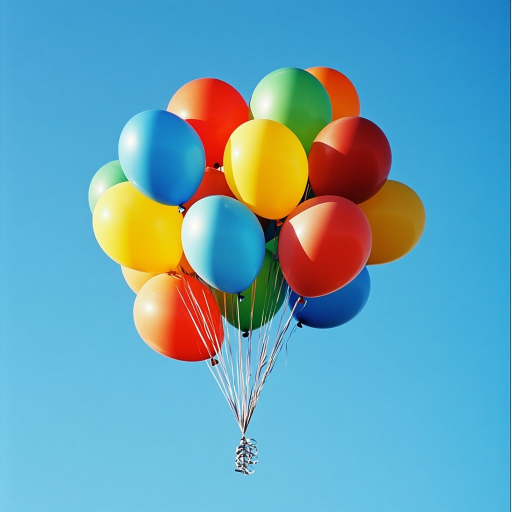
#> input picture 004/004 - PRA/004 - openCV/Imagenes/globos.jpg, 1024 x 1024 px (shown at 1/2 size); its folder holds 5 pictures in this run
$ jupyter execute --allow-errors '002 - formatos de archivos de imagen.ipynb'
#> lines starting #> are read from the running program, lines starting #| are printed output that depends on the picture
# Formatos de archivos de imagen

**Duración estimada:** 65 minutos

## Objetivo

En este cuaderno vas a comparar varios formatos habituales de imagen para entender qué conservan, qué sacrifican y por qué esa decisión importa cuando armás un pipeline de restauración.

## Resultados de aprendizaje

Al final vas a poder:

- distinguir formato de archivo, resolución y espacio de color;
- explicar la diferencia entre compresión con pérdida y sin pérdida;
- comparar tamaño y aspecto visual entre varios formatos;
- justificar qué formato conviene para original, copia de trabajo y entrega final.

[cell 1]
from pathlib import Path

import cv2
import matplotlib.pyplot as plt
import numpy as np


CARPETA_IMAGENES = Path("Imagenes")


def abrir_imagen_bgr(nombre_archivo):
    """Abre una imagen en color usando el orden BGR de OpenCV."""
#> called with nombre_archivo = 'globos.jpg'
    ruta = CARPETA_IMAGENES / nombre_archivo
    imagen_bgr = cv2.imread(str(ruta), cv2.IMREAD_COLOR)
#> imagen_bgr is the input picture: shape (1024, 1024, 3); mean B, G, R 182.5, 162.6, 102.2
    if imagen_bgr is None:
        raise FileNotFoundError(f"No pude abrir la imagen: {ruta}")
    return imagen_bgr


def abrir_imagen_rgb(nombre_archivo):
    """Abre una imagen y la convierte a RGB para mostrarla con Matplotlib."""
    imagen_bgr = abrir_imagen_bgr(nombre_archivo)
    imagen_rgb = cv2.cvtColor(imagen_bgr, cv2.COLOR_BGR2RGB)
    return imagen_rgb


def preparar_eje_imagen(eje, imagen, titulo, mapa=None):
    """Muestra una imagen conservando ejes y coordenadas visibles."""
#> called with titulo = 'Imagen base para comparar formatos'
    eje.imshow(imagen, cmap=mapa)
    eje.set_title(titulo, loc="left", fontweight="bold")
    eje.set_xlabel("x (columnas)")
    eje.set_ylabel("y (filas)")

    if imagen.ndim == 2:
        alto, ancho = imagen.shape
    else:
        alto, ancho = imagen.shape[:2]
#> alto = 1024; ancho = 1024

    paso_x = max(50, ancho // 6)
#> paso_x = 170
    paso_y = max(50, alto // 6)
#> paso_y = 170
    eje.set_xticks(np.arange(0, ancho + 1, paso_x))
    eje.set_yticks(np.arange(0, alto + 1, paso_y))
    eje.grid(color="white", alpha=0.25, linewidth=0.6)


def mostrar_una_imagen(imagen, titulo, mapa=None, tamano=(8, 6)):
    fig, eje = plt.subplots(figsize=tamano, constrained_layout=True)
    preparar_eje_imagen(eje, imagen, titulo, mapa)
    plt.show()


def mostrar_varias_imagenes(imagenes, titulos, mapas=None, tamano=(15, 5)):
    if mapas is None:
        mapas = [None] * len(imagenes)

    fig, ejes = plt.subplots(1, len(imagenes), figsize=tamano, constrained_layout=True)
    if len(imagenes) == 1:
        ejes = [ejes]

    for eje, imagen, titulo, mapa in zip(ejes, imagenes, titulos, mapas):
        preparar_eje_imagen(eje, imagen, titulo, mapa)

    plt.show()


def mostrar_histograma_gris(imagen_gris, titulo):
    histograma, bordes = np.histogram(imagen_gris.ravel(), bins=256, range=(0, 256))
    plt.figure(figsize=(9, 4))
    plt.plot(bordes[:-1], histograma, color="black")
    plt.title(titulo, loc="left", fontweight="bold")
    plt.xlabel("Intensidad")
    plt.ylabel("Cantidad de píxeles")
    plt.grid(alpha=0.3)
    plt.xlim(0, 255)
    plt.show()


def mostrar_histogramas_bgr(imagen_bgr, titulo_general):
    nombres = ["azul", "verde", "rojo"]
    colores = ["tab:blue", "tab:green", "tab:red"]
    fig, ejes = plt.subplots(1, 3, figsize=(14, 4), constrained_layout=True)

    for indice in range(3):
        histograma = cv2.calcHist([imagen_bgr], [indice], None, [256], [0, 256]).ravel()
        ejes[indice].plot(histograma, color=colores[indice])
        ejes[indice].set_title(f"Canal {nombres[indice]}", loc="left", fontweight="bold")
        ejes[indice].set_xlabel("Intensidad")
        ejes[indice].set_ylabel("Frecuencia")
        ejes[indice].grid(alpha=0.25)

    fig.suptitle(titulo_general, x=0.01, ha="left", fontweight="bold")
    plt.show()

import tempfile


imagen_bgr = abrir_imagen_bgr("globos.jpg")
imagen_rgb = cv2.cvtColor(imagen_bgr, cv2.COLOR_BGR2RGB)

mostrar_una_imagen(imagen_rgb, "Imagen base para comparar formatos")

## 1. Formato no es lo mismo que tamaño ni que color

Cuando hablamos de formato de imagen no estamos hablando de cuántos píxeles tiene una foto ni de si la vemos en RGB o en grises. El formato define **cómo se guarda** esa información.

Algunas preguntas importantes son estas:

- ¿usa compresión con pérdida o sin pérdida?
- ¿admite transparencia?
- ¿qué tan grande queda el archivo?
- ¿cuán útil resulta para archivo, edición o entrega?

[cell 2]
formatos = [
    ("jpeg_calidad_alta.jpg", [cv2.IMWRITE_JPEG_QUALITY, 95]),
    ("jpeg_calidad_baja.jpg", [cv2.IMWRITE_JPEG_QUALITY, 40]),
    ("png.png", [cv2.IMWRITE_PNG_COMPRESSION, 3]),
    ("tiff.tiff", []),
    ("bmp.bmp", []),
    ("webp.webp", [cv2.IMWRITE_WEBP_QUALITY, 80]),
]

resultados = []

#> (the rest of this cell did not finish here and is left out)

**Lectura rápida de la tabla**

- `JPEG` suele dar archivos livianos, pero lo hace descartando información.
- `PNG` y `TIFF` conservan mejor la imagen, aunque pesan más.
- `BMP` ayuda a entender almacenamiento simple, pero rara vez es la mejor decisión práctica.
- `WebP` puede ser interesante si el flujo de trabajo lo soporta bien.

[cell 3]
def recorte_central(imagen, alto=260, ancho=260):
    inicio_y = imagen.shape[0] // 2 - alto // 2
    inicio_x = imagen.shape[1] // 2 - ancho // 2
    fin_y = inicio_y + alto
    fin_x = inicio_x + ancho
    return imagen[inicio_y:fin_y, inicio_x:fin_x]


with tempfile.TemporaryDirectory() as carpeta_temporal:
    carpeta_temporal = Path(carpeta_temporal)

    ruta_jpeg_alta = carpeta_temporal / "alta.jpg"
    ruta_jpeg_baja = carpeta_temporal / "baja.jpg"
    ruta_png = carpeta_temporal / "sin_perdida.png"

    cv2.imwrite(str(ruta_jpeg_alta), imagen_bgr, [cv2.IMWRITE_JPEG_QUALITY, 95])
    cv2.imwrite(str(ruta_jpeg_baja), imagen_bgr, [cv2.IMWRITE_JPEG_QUALITY, 30])
    cv2.imwrite(str(ruta_png), imagen_bgr)

    jpeg_alta_rgb = cv2.cvtColor(cv2.imread(str(ruta_jpeg_alta)), cv2.COLOR_BGR2RGB)
    jpeg_baja_rgb = cv2.cvtColor(cv2.imread(str(ruta_jpeg_baja)), cv2.COLOR_BGR2RGB)
    png_rgb = cv2.cvtColor(cv2.imread(str(ruta_png)), cv2.COLOR_BGR2RGB)

    mostrar_varias_imagenes(
        [
            recorte_central(imagen_rgb),
            recorte_central(jpeg_alta_rgb),
            recorte_central(jpeg_baja_rgb),
            recorte_central(png_rgb),
        ],
        [
            "Original",
            "JPEG calidad alta",
            "JPEG calidad baja",
            "PNG",
        ],
        tamano=(18, 5),
    )
#> in recorte_central, `return imagen[inicio_y:fin_y, inicio_x:fin_x]`:
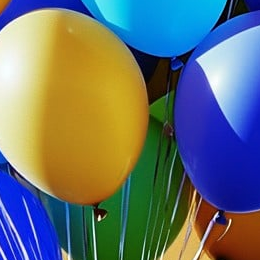
#> returned value: shape (260, 260, 3); mean of channels 0, 1, 2 112, 113.4, 102.4; drawn as B, G, R
#> call 3 of recorte_central, with alto = 260, ancho = 260
#> in recorte_central (call 3), `return imagen[inicio_y:fin_y, inicio_x:fin_x]`:
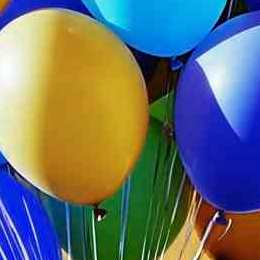
#> returned value: shape (260, 260, 3); mean of channels 0, 1, 2 112.1, 113.4, 102.9; drawn as B, G, R
#> in mostrar_varias_imagenes, `mapas = [None] * len(imagenes)`: mapas = 4 items
#> the loop in mostrar_varias_imagenes, `for eje, imagen, titulo, mapa in zip(ejes, imagenes, titulos, mapas):` made 4 passes
#> titulo on passes 1 to 4: 'Original', 'JPEG calidad alta', 'JPEG calidad baja', 'PNG'
#> in mostrar_varias_imagenes, `plt.show()`:
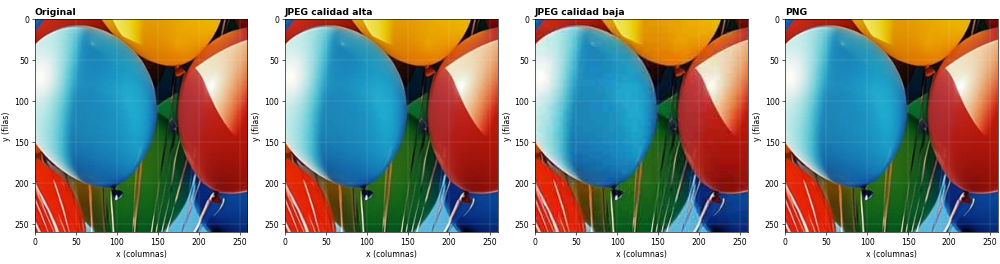
#> figure drawn by matplotlib, 4 panels

[cell 4]
with tempfile.TemporaryDirectory() as carpeta_temporal:
    carpeta_temporal = Path(carpeta_temporal)
    imagen_actual = imagen_bgr.copy()

    for numero_guardado in range(8):
        ruta_archivo = carpeta_temporal / f"regrabada_{numero_guardado}.jpg"
        cv2.imwrite(str(ruta_archivo), imagen_actual, [cv2.IMWRITE_JPEG_QUALITY, 35])
        imagen_actual = cv2.imread(str(ruta_archivo), cv2.IMREAD_COLOR)

    imagen_regrabada_rgb = cv2.cvtColor(imagen_actual, cv2.COLOR_BGR2RGB)

mostrar_varias_imagenes(
    [recorte_central(imagen_rgb), recorte_central(imagen_regrabada_rgb)],
    ["Original", "JPEG regrabado varias veces"],
    tamano=(12, 5),
)
#> in recorte_central (call 6), `return imagen[inicio_y:fin_y, inicio_x:fin_x]`:
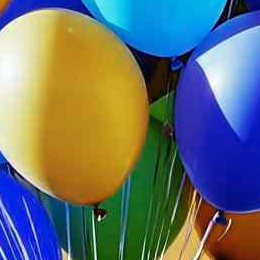
#> returned value: shape (260, 260, 3); mean of channels 0, 1, 2 111.8, 113.5, 102.7; drawn as B, G, R
#> the loop in mostrar_varias_imagenes (call 2), `for eje, imagen, titulo, mapa in zip(ejes, imagenes, titulos, mapas):` made 2 passes
#> (titulo, mapa, alto in preparar_eje_imagen, ancho in preparar_eje_imagen, paso_x in preparar_eje_imagen, paso_y in preparar_eje_imagen) on passes 1 to 2: ('Original', None, 260, 260, 50, 50), ('JPEG regrabado varias veces', None, 260, 260, 50, 50)
